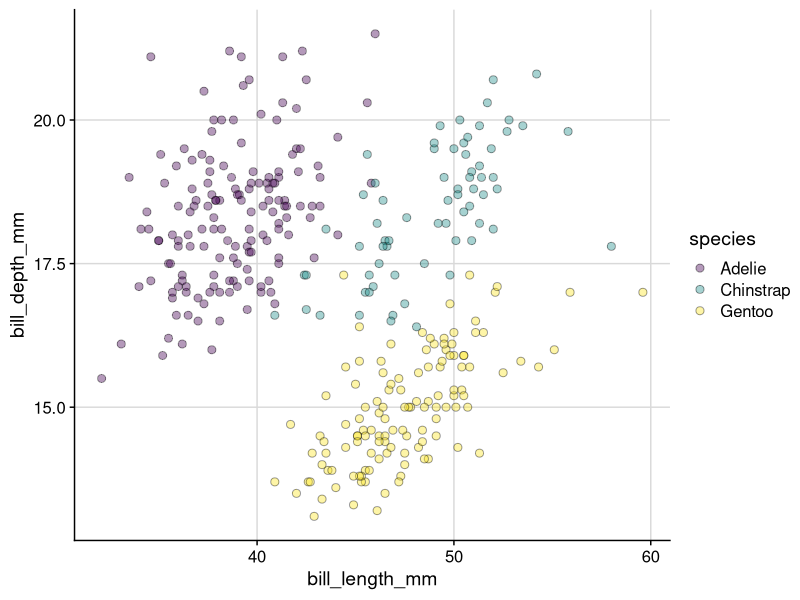
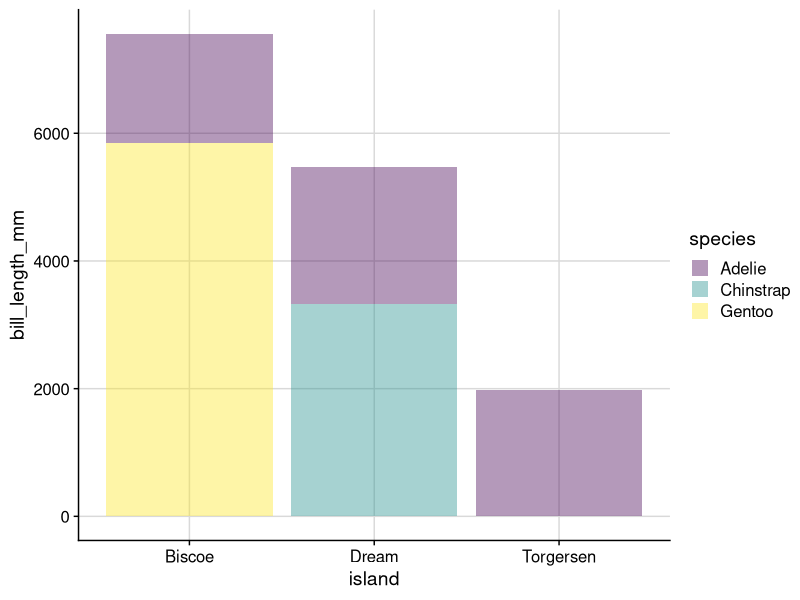
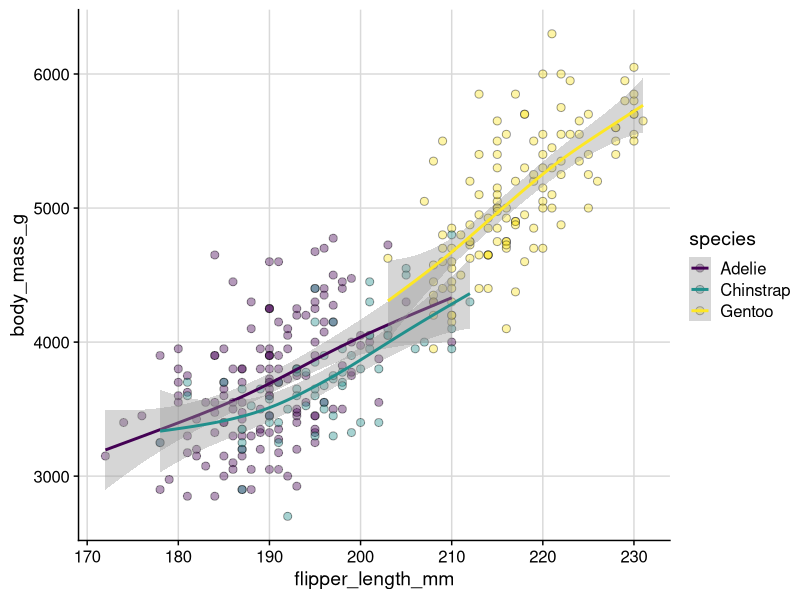
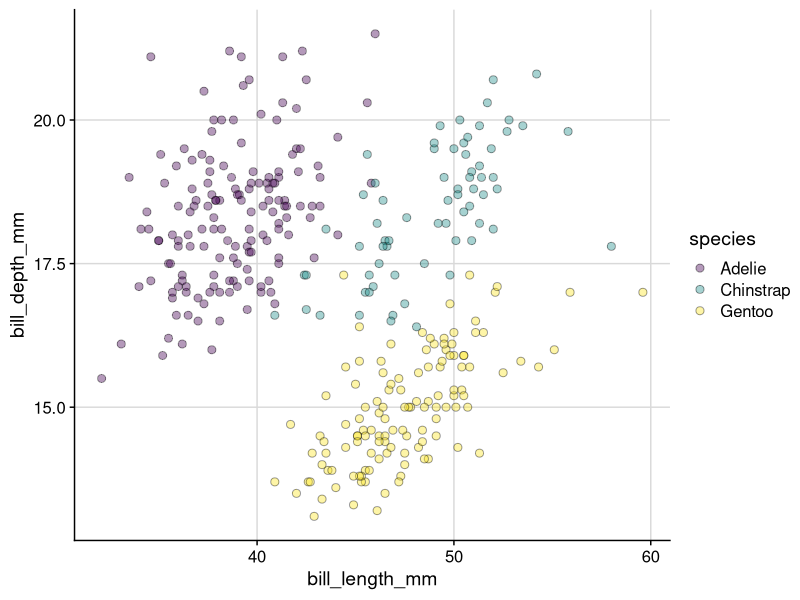
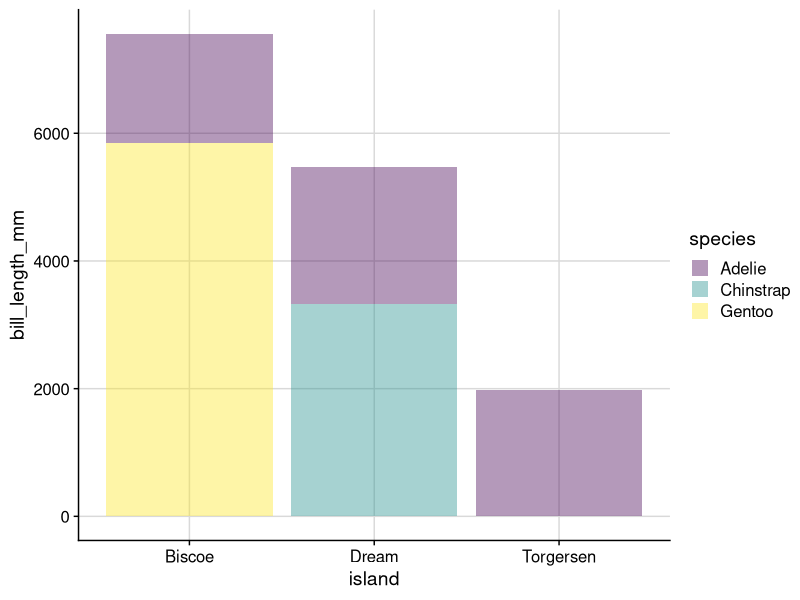

R code for these plots, in order:
## ---- chunk 1
#| title: "Plot 1"

library(tidyverse)
ggplot(data=palmerpenguins::penguins) + 
  geom_point(aes(x=bill_length_mm, y=bill_depth_mm, fill=species), pch=21, size=2.4, alpha=0.4) +
  scale_fill_viridis_d() + 
  cowplot::theme_cowplot() + cowplot::background_grid(major="xy")
## ---- chunk 2
#| title: "Plot 2"

library(tidyverse)
ggplot(data=palmerpenguins::penguins) + 
  geom_col(aes(x = island, y=bill_length_mm, group=species, fill=species),size=2.4, alpha=0.4) +
  scale_fill_viridis_d() + 
  cowplot::theme_cowplot() + cowplot::background_grid(major="xy")
## ---- chunk 3
#| title: "Plot 3"

ggplot(data=palmerpenguins::penguins) + 
  geom_point(aes(x=flipper_length_mm, y=body_mass_g, fill=species), pch=21, size=2.4, alpha=0.4) +
  scale_fill_viridis_d() + 
  geom_smooth(aes(x=flipper_length_mm, y=body_mass_g, color=species), method = "gam") +
  scale_color_viridis_d()+
  cowplot::theme_cowplot() + cowplot::background_grid(major="xy")
## ---- chunk 4
#| content: valuebox
#| title: "Spam per day"
n <- mtcars |> tibble::as_tibble() |> dplyr::count() |> dplyr::pull(n)

list(
  color = "#F19B09",
  value = n,
  icon = "trash"
)
## ---- chunk 5
#| title: "Plot 1"

library(tidyverse)
ggplot(data=palmerpenguins::penguins) + 
  geom_point(aes(x=bill_length_mm, y=bill_depth_mm, fill=species), pch=21, size=2.4, alpha=0.4) +
  scale_fill_viridis_d() + 
  cowplot::theme_cowplot() + cowplot::background_grid(major="xy")
## ---- chunk 6
#| title: "Plot 2"

library(tidyverse)
ggplot(data=palmerpenguins::penguins) + 
  geom_col(aes(x = island, y=bill_length_mm, group=species, fill=species),size=2.4, alpha=0.4) +
  scale_fill_viridis_d() + 
  cowplot::theme_cowplot() + cowplot::background_grid(major="xy")
